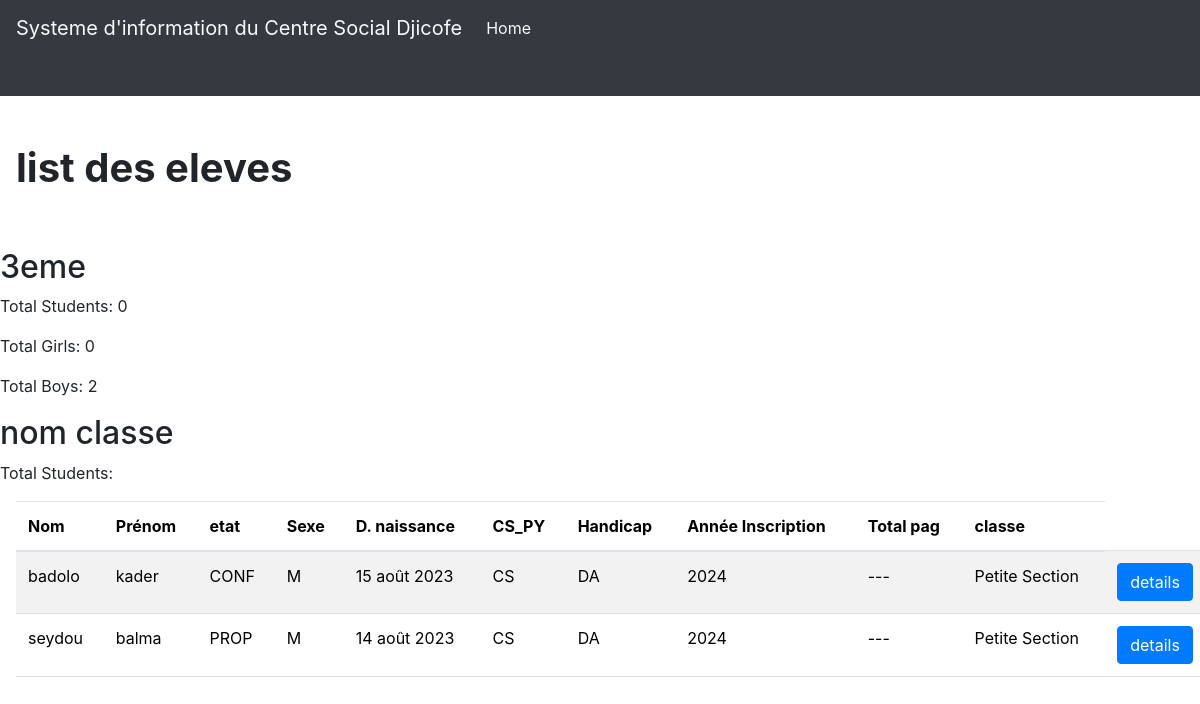
The page /homepage/acceuil/2/students/ on the database its author committed.
### scuelo/models.py (models this page shows, shortened)
class Classe(models.Model):
    type_ecole = models.CharField(max_length=14, choices=TYPE_ECOLE ,  default="")
    nom = models.CharField(max_length=23, null=False , default="")
    def __str__( self ):
        return self.nom

class Eleve(models.Model):
    nom = models.CharField(max_length=34, null=False)
    prenom = models.CharField(max_length=34, null=False)
    date_enquete = models.DateTimeField(blank=True)  # is  added right after
    condition_eleve = models.CharField(
        max_length=4,
        choices=CONDITION_ELEVE
    )
    sex = models.CharField(max_length=1, choices=SEX)
    date_naissance = models.DateField()
    cs_py = models.CharField(max_length=6, choices=CS_PY)
    hand = models.CharField(max_length=2, choices=HAND, blank=True ,default="")
    annee_inscr = models.CharField(max_length=4)  # the inscrption year
    parent = models.CharField(max_length=34, null=False)
    tel_parent = models.CharField(max_length=24, null=False)
    note_eleve = models.CharField(max_length=240, blank=True, default='')
    classe_nass = models.ForeignKey(Classe ,  on_delete=models.PROTECT   )
    class Meta:
        verbose_name = 'Eleve'
        verbose_name_plural = 'Eleves'

### scuelo/views.py (the view)
# urls.py: path('acceuil/<int:classe_id>/students/', student_list, name='student_list'),
def student_list(request , classe_id ):
    classes = Classe.objects.all()
    classe = get_object_or_404(Classe, pk=classe_id)
    students = classe.eleve_set.all()
    total_students = students.count()
    total_girls = students.filter(sex='F').count()
    total_boys = students.filter(sex='M').count()
    class_student_counts = []
    for classe in classes:
        total_students = classe.eleve_set.count()
        class_student_counts.append({'classe': classe, 'total_students': total_students})
    context = {
        'class_student_counts': class_student_counts,
        'classe': classe,
        'students': students,
        'total_students': total_students,
        'total_girls': total_girls,
        'total_boys': total_boys,
    }
    return render(request, 'scuelo/eleveperclasse.html', context)

### scuelo/templates/scuelo/eleveperclasse.html (shortened to what this page needs)
{% extends 'layout.html' %}
{% block header %}
        <nav class="navbar navbar-expand-lg navbar-light bg-dark pb-5 mb-5 mt-9">
          <a class="navbar-brand text-light" href="{% url 'home' %}">Systeme d'information du Centre Social Djicofe</a>
          <div class="collapse navbar-collapse " id="navbarNav">
              <ul class="navbar-nav">
                  <li class="nav-item active">
                      <a class="nav-link text-light" href="{% url 'home' %}">Home <span class="sr-only">(current)</span></a>
                  </li>
              </ul>
          </div>
        </nav>
        {% endblock header %}
{% block content %}
<div class=" ">
  <h2  class='pb-5 ml-3 h1 font-weight-bold'>list des eleves
     </h2>
     <div>
      <h2>{{ classe.nom }}</h2>
      <p>Total Students: {{ total_students }}</p>
      <p>Total Girls: {{ total_girls }}</p>
      <p>Total Boys: {{ total_boys }}</p>
    </div>
    <h2> nom classe {{ class_student_count.classe.nom }}</h2>
    <p>Total Students: {{ class_student_count.total_students }}</p>
  <table class="table table-striped  ml-3">
    <thead class="bg-dark">
      <tr class="text-white">
        <th >Nom</th>
        <th>Prénom</th>
        <th>etat</th>
        <th>Sexe</th>
        <th>D. naissance</th>
        <th>CS_PY</th>
        <th>Handicap</th>
        <th>Année Inscription</th>
        <th>Total pag</th>
        <th>classe</th>
      </tr>
    </thead>
    <tbody>
      {% for student in students %}
      <tr>
        <td>{{ student.nom }}</td>
        <td>{{ student.prenom }}</td>
        <td>{{ student.condition_eleve }}</td>
        <td>{{ student.sex }}</td>
        <td>{{ student.date_naissance }}</td>
        <td>{{ student.cs_py }}</td>
        <td>{{ student.hand }}</td>
        <td>{{ student.annee_inscr }}</td>
        <td> {% if student.total_payment %}
          {{ student.total_payment }}
        {% else %}
          ---
        {% endif %}</td>
        <td>{{ student.classe_nass }}</td>
        <td>
          <a href="{% url 'student_detail' student.pk %}" class="btn btn-primary">details</a>
        </td>
      </tr>
      {% endfor %}
    </tbody>
  </table>
</div>
{% endblock %}

### rows shown on the page
Classe: nom "3eme"
Eleve: nom "badolo", prenom "kader", condition_eleve "CONF", sex "M", date_naissance "15 août 2023", cs_py "CS", hand "DA", annee_inscr "2024", classe_nass "Petite Section"
Eleve: nom "seydou", prenom "balma", condition_eleve "PROP", sex "M", date_naissance "14 août 2023", cs_py "CS", hand "DA", annee_inscr "2024", classe_nass "Petite Section"

### other values the page prints
{{ total_students }} "0"
{{ total_girls }} "0"
{{ total_boys }} "2"
